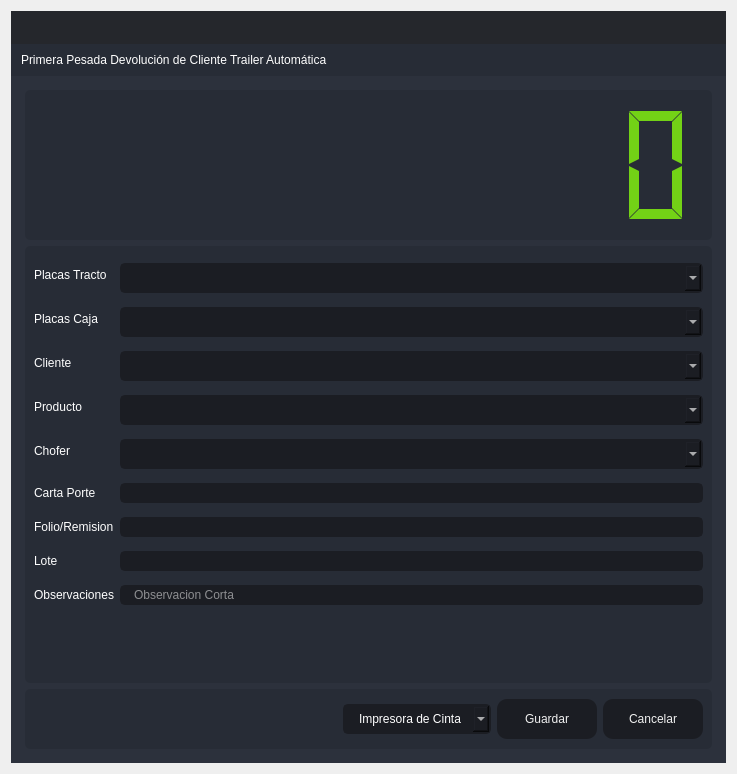
<?xml version="1.0" encoding="UTF-8"?>
<ui version="4.0">
 <class>PrimeraPTA</class>
 <widget class="QDialog" name="PrimeraPTA">
  <property name="windowModality">
   <enum>Qt::ApplicationModal</enum>
  </property>
  <property name="geometry">
   <rect>
    <x>0</x>
    <y>0</y>
    <width>737</width>
    <height>774</height>
   </rect>
  </property>
  <property name="minimumSize">
   <size>
    <width>737</width>
    <height>774</height>
   </size>
  </property>
  <property name="maximumSize">
   <size>
    <width>737</width>
    <height>774</height>
   </size>
  </property>
  <property name="windowTitle">
   <string>Primera Pesada Devolución de Cliente Trailer Automática</string>
  </property>
  <layout class="QVBoxLayout" name="verticalLayout_6">
   <item>
    <widget class="QFrame" name="frame_main">
     <property name="styleSheet">
      <string notr="true">/* LINE EDIT */
QLineEdit {
	background-color: rgb(27, 29, 35);
	border-radius: 5px;
	border: 2px solid rgb(27, 29, 35);
	padding-left: 10px;
}
QLineEdit:hover {
	border: 2px solid rgb(64, 71, 88);
}
QLineEdit:focus {
	border: 2px solid rgb(91, 101, 124);
}

/* SCROLL BARS */
QScrollBar:horizontal {
    border: none;
    background: rgb(52, 59, 72);
    height: 14px;
    margin: 0px 21px 0 21px;
	border-radius: 0px;
}
QScrollBar::handle:horizontal {
    background: rgb(85, 170, 255);
    min-width: 25px;
	border-radius: 7px
}
QScrollBar::add-line:horizontal {
    border: none;
    background: rgb(55, 63, 77);
    width: 20px;
	border-top-right-radius: 7px;
    border-bottom-right-radius: 7px;
    subcontrol-position: right;
    subcontrol-origin: margin;
}
QScrollBar::sub-line:horizontal {
    border: none;
    background: rgb(55, 63, 77);
    width: 20px;
	border-top-left-radius: 7px;
    border-bottom-left-radius: 7px;
    subcontrol-position: left;
    subcontrol-origin: margin;
}
QScrollBar::up-arrow:horizontal, QScrollBar::down-arrow:horizontal
{
     background: none;
}
QScrollBar::add-page:horizontal, QScrollBar::sub-page:horizontal
{
     background: none;
}
 QScrollBar:vertical {
	border: none;
    background: rgb(52, 59, 72);
    width: 14px;
    margin: 21px 0 21px 0;
	border-radius: 0px;
 }
 QScrollBar::handle:vertical {	
	background: rgb(85, 170, 255);
    min-height: 25px;
	border-radius: 7px
 }
 QScrollBar::add-line:vertical {
     border: none;
    background: rgb(55, 63, 77);
     height: 20px;
	border-bottom-left-radius: 7px;
    border-bottom-right-radius: 7px;
     subcontrol-position: bottom;
     subcontrol-origin: margin;
 }
 QScrollBar::sub-line:vertical {
	border: none;
    background: rgb(55, 63, 77);
     height: 20px;
	border-top-left-radius: 7px;
    border-top-right-radius: 7px;
     subcontrol-position: top;
     subcontrol-origin: margin;
 }
 QScrollBar::up-arrow:vertical, QScrollBar::down-arrow:vertical {
     background: none;
 }

 QScrollBar::add-page:vertical, QScrollBar::sub-page:vertical {
     background: none;
 }

/* CHECKBOX */
QCheckBox::indicator {
    border: 3px solid rgb(52, 59, 72);
	width: 15px;
	height: 15px;
	border-radius: 10px;
    background: rgb(44, 49, 60);
}
QCheckBox::indicator:hover {
    border: 3px solid rgb(58, 66, 81);
}
QCheckBox::indicator:checked {
    background: 3px solid rgb(52, 59, 72);
	border: 3px solid rgb(52, 59, 72);	
	background-image: url(:/16x16/icons/16x16/cil-check-alt.png);
}

/* RADIO BUTTON */
QRadioButton::indicator {
    border: 3px solid rgb(52, 59, 72);
	width: 15px;
	height: 15px;
	border-radius: 10px;
    background: rgb(44, 49, 60);
}
QRadioButton::indicator:hover {
    border: 3px solid rgb(58, 66, 81);
}
QRadioButton::indicator:checked {
    background: 3px solid rgb(94, 106, 130);
	border: 3px solid rgb(52, 59, 72);	
}

/* COMBOBOX */
QComboBox{
	background-color: rgb(27, 29, 35);
	border-radius: 5px;
	border: 2px solid rgb(27, 29, 35);
	padding: 5px;
	padding-left: 10px;
}
QComboBox:hover{
	border: 2px solid rgb(64, 71, 88);
}
QComboBox::drop-down {
	subcontrol-origin: padding;
	subcontrol-position: top right;
	width: 25px; 
	border-left-width: 3px;
	border-left-color: rgba(39, 44, 54, 150);
	border-left-style: solid;
	border-top-right-radius: 3px;
	border-bottom-right-radius: 3px;	
	background-image: url(:/16x16/icons/16x16/cil-arrow-bottom.png);
	background-position: center;
	background-repeat: no-reperat;
 }
QComboBox QAbstractItemView {
	color: rgb(85, 170, 255);	
	background-color: rgb(27, 29, 35);
	padding: 10px;
	selection-background-color: rgb(39, 44, 54);
}

/* SLIDERS */
QSlider::groove:horizontal {
    border-radius: 9px;
    height: 18px;
	margin: 0px;
	background-color: rgb(52, 59, 72);
}
QSlider::groove:horizontal:hover {
	background-color: rgb(55, 62, 76);
}
QSlider::handle:horizontal {
    background-color: rgb(85, 170, 255);
    border: none;
    height: 18px;
    width: 18px;
    margin: 0px;
	border-radius: 9px;
}
QSlider::handle:horizontal:hover {
    background-color: rgb(105, 180, 255);
}
QSlider::handle:horizontal:pressed {
    background-color: rgb(65, 130, 195);
}

QSlider::groove:vertical {
    border-radius: 9px;
    width: 18px;
    margin: 0px;
	background-color: rgb(52, 59, 72);
}
QSlider::groove:vertical:hover {
	background-color: rgb(55, 62, 76);
}
QSlider::handle:vertical {
    background-color: rgb(85, 170, 255);
	border: none;
    height: 18px;
    width: 18px;
    margin: 0px;
	border-radius: 9px;
}
QSlider::handle:vertical:hover {
    background-color: rgb(105, 180, 255);
}
QSlider::handle:vertical:pressed {
    background-color: rgb(65, 130, 195);
}

</string>
     </property>
     <property name="frameShape">
      <enum>QFrame::NoFrame</enum>
     </property>
     <property name="frameShadow">
      <enum>QFrame::Raised</enum>
     </property>
     <layout class="QVBoxLayout" name="verticalLayout">
      <property name="spacing">
       <number>0</number>
      </property>
      <property name="leftMargin">
       <number>0</number>
      </property>
      <property name="topMargin">
       <number>0</number>
      </property>
      <property name="rightMargin">
       <number>0</number>
      </property>
      <property name="bottomMargin">
       <number>0</number>
      </property>
      <item>
       <widget class="QFrame" name="frame_top">
        <property name="minimumSize">
         <size>
          <width>0</width>
          <height>65</height>
         </size>
        </property>
        <property name="maximumSize">
         <size>
          <width>16777215</width>
          <height>65</height>
         </size>
        </property>
        <property name="styleSheet">
         <string notr="true">background-color: transparent;</string>
        </property>
        <property name="frameShape">
         <enum>QFrame::NoFrame</enum>
        </property>
        <property name="frameShadow">
         <enum>QFrame::Raised</enum>
        </property>
        <layout class="QHBoxLayout" name="horizontalLayout_3">
         <property name="spacing">
          <number>0</number>
         </property>
         <property name="leftMargin">
          <number>0</number>
         </property>
         <property name="topMargin">
          <number>0</number>
         </property>
         <property name="rightMargin">
          <number>0</number>
         </property>
         <property name="bottomMargin">
          <number>0</number>
         </property>
         <item>
          <widget class="QFrame" name="frame_toggle">
           <property name="maximumSize">
            <size>
             <width>70</width>
             <height>16777215</height>
            </size>
           </property>
           <property name="styleSheet">
            <string notr="true">background-color: rgb(27, 29, 35);</string>
           </property>
           <property name="frameShape">
            <enum>QFrame::NoFrame</enum>
           </property>
           <property name="frameShadow">
            <enum>QFrame::Raised</enum>
           </property>
           <layout class="QVBoxLayout" name="verticalLayout_3">
            <property name="spacing">
             <number>0</number>
            </property>
            <property name="leftMargin">
             <number>0</number>
            </property>
            <property name="topMargin">
             <number>0</number>
            </property>
            <property name="rightMargin">
             <number>0</number>
            </property>
            <property name="bottomMargin">
             <number>0</number>
            </property>
           </layout>
          </widget>
         </item>
         <item>
          <widget class="QFrame" name="frame_top_right">
           <property name="styleSheet">
            <string notr="true">background: transparent;</string>
           </property>
           <property name="frameShape">
            <enum>QFrame::NoFrame</enum>
           </property>
           <property name="frameShadow">
            <enum>QFrame::Raised</enum>
           </property>
           <layout class="QVBoxLayout" name="verticalLayout_2">
            <property name="spacing">
             <number>0</number>
            </property>
            <property name="leftMargin">
             <number>0</number>
            </property>
            <property name="topMargin">
             <number>0</number>
            </property>
            <property name="rightMargin">
             <number>0</number>
            </property>
            <property name="bottomMargin">
             <number>0</number>
            </property>
            <item>
             <widget class="QFrame" name="frame_top_btns">
              <property name="maximumSize">
               <size>
                <width>16777215</width>
                <height>42</height>
               </size>
              </property>
              <property name="styleSheet">
               <string notr="true">background-color: rgba(27, 29, 35, 200)</string>
              </property>
              <property name="frameShape">
               <enum>QFrame::NoFrame</enum>
              </property>
              <property name="frameShadow">
               <enum>QFrame::Raised</enum>
              </property>
              <layout class="QHBoxLayout" name="horizontalLayout_4">
               <property name="spacing">
                <number>0</number>
               </property>
               <property name="leftMargin">
                <number>0</number>
               </property>
               <property name="topMargin">
                <number>0</number>
               </property>
               <property name="rightMargin">
                <number>0</number>
               </property>
               <property name="bottomMargin">
                <number>0</number>
               </property>
               <item>
                <widget class="QFrame" name="frame_label_top_btns">
                 <property name="sizePolicy">
                  <sizepolicy hsizetype="Expanding" vsizetype="Preferred">
                   <horstretch>0</horstretch>
                   <verstretch>0</verstretch>
                  </sizepolicy>
                 </property>
                 <property name="frameShape">
                  <enum>QFrame::NoFrame</enum>
                 </property>
                 <property name="frameShadow">
                  <enum>QFrame::Raised</enum>
                 </property>
                 <layout class="QHBoxLayout" name="horizontalLayout_10">
                  <property name="spacing">
                   <number>0</number>
                  </property>
                  <property name="leftMargin">
                   <number>5</number>
                  </property>
                  <property name="topMargin">
                   <number>0</number>
                  </property>
                  <property name="rightMargin">
                   <number>10</number>
                  </property>
                  <property name="bottomMargin">
                   <number>0</number>
                  </property>
                 </layout>
                </widget>
               </item>
               <item alignment="Qt::AlignRight">
                <widget class="QFrame" name="frame_btns_right">
                 <property name="sizePolicy">
                  <sizepolicy hsizetype="Expanding" vsizetype="Preferred">
                   <horstretch>0</horstretch>
                   <verstretch>0</verstretch>
                  </sizepolicy>
                 </property>
                 <property name="maximumSize">
                  <size>
                   <width>120</width>
                   <height>16777215</height>
                  </size>
                 </property>
                 <property name="frameShape">
                  <enum>QFrame::NoFrame</enum>
                 </property>
                 <property name="frameShadow">
                  <enum>QFrame::Raised</enum>
                 </property>
                 <layout class="QHBoxLayout" name="horizontalLayout_5">
                  <property name="spacing">
                   <number>0</number>
                  </property>
                  <property name="leftMargin">
                   <number>0</number>
                  </property>
                  <property name="topMargin">
                   <number>0</number>
                  </property>
                  <property name="rightMargin">
                   <number>0</number>
                  </property>
                  <property name="bottomMargin">
                   <number>0</number>
                  </property>
                 </layout>
                </widget>
               </item>
              </layout>
             </widget>
            </item>
            <item>
             <widget class="QFrame" name="frame_top_info">
              <property name="maximumSize">
               <size>
                <width>16777215</width>
                <height>65</height>
               </size>
              </property>
              <property name="styleSheet">
               <string notr="true">background-color: rgb(39, 44, 54);</string>
              </property>
              <property name="frameShape">
               <enum>QFrame::NoFrame</enum>
              </property>
              <property name="frameShadow">
               <enum>QFrame::Raised</enum>
              </property>
              <layout class="QHBoxLayout" name="horizontalLayout_8">
               <property name="spacing">
                <number>0</number>
               </property>
               <property name="leftMargin">
                <number>10</number>
               </property>
               <property name="topMargin">
                <number>0</number>
               </property>
               <property name="rightMargin">
                <number>10</number>
               </property>
               <property name="bottomMargin">
                <number>0</number>
               </property>
               <item>
                <widget class="QLabel" name="label">
                 <property name="styleSheet">
                  <string notr="true">font: 75 16pt &quot;MS Shell Dlg 2&quot;;
color: rgb(255, 255, 255);</string>
                 </property>
                 <property name="text">
                  <string>Primera Pesada Devolución de Cliente Trailer Automática</string>
                 </property>
                </widget>
               </item>
              </layout>
             </widget>
            </item>
           </layout>
          </widget>
         </item>
        </layout>
       </widget>
      </item>
      <item>
       <widget class="QFrame" name="frame_center">
        <property name="sizePolicy">
         <sizepolicy hsizetype="Expanding" vsizetype="Expanding">
          <horstretch>0</horstretch>
          <verstretch>0</verstretch>
         </sizepolicy>
        </property>
        <property name="styleSheet">
         <string notr="true">background-color: rgb(40, 44, 52);</string>
        </property>
        <property name="frameShape">
         <enum>QFrame::NoFrame</enum>
        </property>
        <property name="frameShadow">
         <enum>QFrame::Raised</enum>
        </property>
        <layout class="QHBoxLayout" name="horizontalLayout_2">
         <property name="spacing">
          <number>0</number>
         </property>
         <property name="leftMargin">
          <number>0</number>
         </property>
         <property name="topMargin">
          <number>0</number>
         </property>
         <property name="rightMargin">
          <number>0</number>
         </property>
         <property name="bottomMargin">
          <number>0</number>
         </property>
         <item>
          <widget class="QFrame" name="frame_content_right">
           <property name="styleSheet">
            <string notr="true">background-color: rgb(44, 49, 60);</string>
           </property>
           <property name="frameShape">
            <enum>QFrame::NoFrame</enum>
           </property>
           <property name="frameShadow">
            <enum>QFrame::Raised</enum>
           </property>
           <layout class="QVBoxLayout" name="verticalLayout_4">
            <property name="spacing">
             <number>0</number>
            </property>
            <property name="leftMargin">
             <number>0</number>
            </property>
            <property name="topMargin">
             <number>0</number>
            </property>
            <property name="rightMargin">
             <number>0</number>
            </property>
            <property name="bottomMargin">
             <number>0</number>
            </property>
            <item>
             <widget class="QFrame" name="frame_content">
              <property name="frameShape">
               <enum>QFrame::NoFrame</enum>
              </property>
              <property name="frameShadow">
               <enum>QFrame::Raised</enum>
              </property>
              <layout class="QVBoxLayout" name="verticalLayout_9">
               <property name="spacing">
                <number>0</number>
               </property>
               <property name="leftMargin">
                <number>5</number>
               </property>
               <property name="topMargin">
                <number>5</number>
               </property>
               <property name="rightMargin">
                <number>5</number>
               </property>
               <property name="bottomMargin">
                <number>5</number>
               </property>
               <item>
                <widget class="QStackedWidget" name="stackedWidget">
                 <property name="styleSheet">
                  <string notr="true">background: transparent;</string>
                 </property>
                 <property name="currentIndex">
                  <number>0</number>
                 </property>
                 <widget class="QWidget" name="page_home">
                  <layout class="QVBoxLayout" name="verticalLayout_10">
                   <item>
                    <widget class="QFrame" name="frame_3">
                     <property name="minimumSize">
                      <size>
                       <width>0</width>
                       <height>150</height>
                      </size>
                     </property>
                     <property name="maximumSize">
                      <size>
                       <width>16777215</width>
                       <height>150</height>
                      </size>
                     </property>
                     <property name="styleSheet">
                      <string notr="true">background-color: rgb(39, 44, 54);
border-radius: 5px;</string>
                     </property>
                     <property name="frameShape">
                      <enum>QFrame::StyledPanel</enum>
                     </property>
                     <property name="frameShadow">
                      <enum>QFrame::Raised</enum>
                     </property>
                     <layout class="QVBoxLayout" name="verticalLayout_11">
                      <item>
                       <layout class="QVBoxLayout" name="verticalLayout_8">
                        <item>
                         <widget class="QLCDNumber" name="lcdNumber_7">
                          <property name="styleSheet">
                           <string notr="true">color:rgb(115, 210, 22)</string>
                          </property>
                          <property name="digitCount">
                           <number>10</number>
                          </property>
                          <property name="segmentStyle">
                           <enum>QLCDNumber::Flat</enum>
                          </property>
                          <property name="value" stdset="0">
                           <double>0.000000000000000</double>
                          </property>
                         </widget>
                        </item>
                       </layout>
                      </item>
                     </layout>
                    </widget>
                   </item>
                   <item>
                    <widget class="QFrame" name="frame">
                     <property name="styleSheet">
                      <string notr="true">background-color: rgb(39, 44, 54);
border-radius: 5px;</string>
                     </property>
                     <property name="frameShape">
                      <enum>QFrame::StyledPanel</enum>
                     </property>
                     <property name="frameShadow">
                      <enum>QFrame::Raised</enum>
                     </property>
                     <layout class="QVBoxLayout" name="verticalLayout_5">
                      <item>
                       <layout class="QVBoxLayout" name="verticalLayout_12">
                        <item>
                         <layout class="QFormLayout" name="formLayout">
                          <item row="0" column="0">
                           <widget class="QLabel" name="label_2">
                            <property name="styleSheet">
                             <string notr="true">color: rgb(255, 255, 255);
font: 75 12pt &quot;MS Shell Dlg 2&quot;;</string>
                            </property>
                            <property name="text">
                             <string>Placas Tracto</string>
                            </property>
                           </widget>
                          </item>
                          <item row="0" column="1">
                           <widget class="QComboBox" name="comboBox_placas">
                            <property name="styleSheet">
                             <string notr="true">QComboBox{
	background-color: rgb(27, 29, 35);
	border-radius: 5px;
	border: 2px solid rgb(27, 29, 35);
	padding: 5px;
	padding-left: 14px;
	color: rgb(255, 255, 255);
    font: 75 12pt &quot;MS Shell Dlg 2&quot;;
}
QComboBox:hover{
	border: 2px solid rgb(64, 71, 88);
}
QComboBox QAbstractItemView {
	color: rgb(85, 170, 255);	
	background-color: rgb(27, 29, 35);
	padding: 10px;
	selection-background-color: rgb(39, 44, 54);
}</string>
                            </property>
                           </widget>
                          </item>
                          <item row="1" column="0">
                           <widget class="QLabel" name="label_9">
                            <property name="styleSheet">
                             <string notr="true">color: rgb(255, 255, 255);
font: 75 12pt &quot;MS Shell Dlg 2&quot;;</string>
                            </property>
                            <property name="text">
                             <string>Placas Caja</string>
                            </property>
                           </widget>
                          </item>
                          <item row="1" column="1">
                           <widget class="QComboBox" name="comboBox_PlacasCaja">
                            <property name="styleSheet">
                             <string notr="true">QComboBox{
	background-color: rgb(27, 29, 35);
	border-radius: 5px;
	border: 2px solid rgb(27, 29, 35);
	padding: 5px;
	padding-left: 14px;
	color: rgb(255, 255, 255);
    font: 75 12pt &quot;MS Shell Dlg 2&quot;;
}
QComboBox:hover{
	border: 2px solid rgb(64, 71, 88);
}
QComboBox QAbstractItemView {
	color: rgb(85, 170, 255);	
	background-color: rgb(27, 29, 35);
	padding: 10px;
	selection-background-color: rgb(39, 44, 54);
}</string>
                            </property>
                           </widget>
                          </item>
                          <item row="2" column="0">
                           <widget class="QLabel" name="label_3">
                            <property name="styleSheet">
                             <string notr="true">color: rgb(255, 255, 255);
font: 75 12pt &quot;MS Shell Dlg 2&quot;;</string>
                            </property>
                            <property name="text">
                             <string>Cliente</string>
                            </property>
                           </widget>
                          </item>
                          <item row="2" column="1">
                           <widget class="QComboBox" name="comboBox_cliente">
                            <property name="styleSheet">
                             <string notr="true">QComboBox{
	background-color: rgb(27, 29, 35);
	border-radius: 5px;
	border: 2px solid rgb(27, 29, 35);
	padding: 5px;
	padding-left: 14px;
	color: rgb(255, 255, 255);
    font: 75 12pt &quot;MS Shell Dlg 2&quot;;
}
QComboBox:hover{
	border: 2px solid rgb(64, 71, 88);
}
QComboBox QAbstractItemView {
	color: rgb(85, 170, 255);	
	background-color: rgb(27, 29, 35);
	padding: 10px;
	selection-background-color: rgb(39, 44, 54);
}</string>
                            </property>
                           </widget>
                          </item>
                          <item row="3" column="0">
                           <widget class="QLabel" name="label_5">
                            <property name="styleSheet">
                             <string notr="true">color: rgb(255, 255, 255);
font: 75 12pt &quot;MS Shell Dlg 2&quot;;</string>
                            </property>
                            <property name="text">
                             <string>Producto</string>
                            </property>
                           </widget>
                          </item>
                          <item row="3" column="1">
                           <widget class="QComboBox" name="comboBox_productos">
                            <property name="styleSheet">
                             <string notr="true">QComboBox{
	background-color: rgb(27, 29, 35);
	border-radius: 5px;
	border: 2px solid rgb(27, 29, 35);
	padding: 5px;
	padding-left: 14px;
	color: rgb(255, 255, 255);
    font: 75 12pt &quot;MS Shell Dlg 2&quot;;
}
QComboBox:hover{
	border: 2px solid rgb(64, 71, 88);
}
QComboBox QAbstractItemView {
	color: rgb(85, 170, 255);	
	background-color: rgb(27, 29, 35);
	padding: 10px;
	selection-background-color: rgb(39, 44, 54);
}</string>
                            </property>
                           </widget>
                          </item>
                          <item row="4" column="0">
                           <widget class="QLabel" name="label_6">
                            <property name="styleSheet">
                             <string notr="true">color: rgb(255, 255, 255);
font: 75 12pt &quot;MS Shell Dlg 2&quot;;</string>
                            </property>
                            <property name="text">
                             <string>Chofer</string>
                            </property>
                           </widget>
                          </item>
                          <item row="4" column="1">
                           <widget class="QComboBox" name="comboBox_operador">
                            <property name="styleSheet">
                             <string notr="true">QComboBox{
	background-color: rgb(27, 29, 35);
	border-radius: 5px;
	border: 2px solid rgb(27, 29, 35);
	padding: 5px;
	padding-left: 14px;
	color: rgb(255, 255, 255);
    font: 75 12pt &quot;MS Shell Dlg 2&quot;;
}
QComboBox:hover{
	border: 2px solid rgb(64, 71, 88);
}
QComboBox QAbstractItemView {
	color: rgb(85, 170, 255);	
	background-color: rgb(27, 29, 35);
	padding: 10px;
	selection-background-color: rgb(39, 44, 54);
}</string>
                            </property>
                           </widget>
                          </item>
                          <item row="8" column="0">
                           <widget class="QLabel" name="label_7">
                            <property name="styleSheet">
                             <string notr="true">color: rgb(255, 255, 255);
font: 75 12pt &quot;MS Shell Dlg 2&quot;;</string>
                            </property>
                            <property name="text">
                             <string>Observaciones</string>
                            </property>
                           </widget>
                          </item>
                          <item row="9" column="0">
                           <widget class="Line" name="line">
                            <property name="orientation">
                             <enum>Qt::Horizontal</enum>
                            </property>
                           </widget>
                          </item>
                          <item row="9" column="1">
                           <spacer name="verticalSpacer">
                            <property name="orientation">
                             <enum>Qt::Vertical</enum>
                            </property>
                            <property name="sizeHint" stdset="0">
                             <size>
                              <width>20</width>
                              <height>40</height>
                             </size>
                            </property>
                           </spacer>
                          </item>
                          <item row="5" column="0">
                           <widget class="QLabel" name="label_4">
                            <property name="styleSheet">
                             <string notr="true">color: rgb(255, 255, 255);
font: 75 12pt &quot;MS Shell Dlg 2&quot;;</string>
                            </property>
                            <property name="text">
                             <string>Carta Porte</string>
                            </property>
                           </widget>
                          </item>
                          <item row="6" column="0">
                           <widget class="QLabel" name="label_8">
                            <property name="styleSheet">
                             <string notr="true">color: rgb(255, 255, 255);
font: 75 12pt &quot;MS Shell Dlg 2&quot;;</string>
                            </property>
                            <property name="text">
                             <string>Folio/Remision</string>
                            </property>
                           </widget>
                          </item>
                          <item row="7" column="0">
                           <widget class="QLabel" name="label_10">
                            <property name="styleSheet">
                             <string notr="true">color: rgb(255, 255, 255);
font: 75 12pt &quot;MS Shell Dlg 2&quot;;</string>
                            </property>
                            <property name="text">
                             <string>Lote</string>
                            </property>
                           </widget>
                          </item>
                          <item row="6" column="1">
                           <widget class="QLineEdit" name="folio">
                            <property name="styleSheet">
                             <string notr="true">QLineEdit {
	background-color: rgb(27, 29, 35);
	border-radius: 5px;
	border: 2px solid rgb(27, 29, 35);
	padding-left: 10px;
	font: 75 12pt &quot;MS Shell Dlg 2&quot;;
	color: rgb(255, 255, 255);
}
QLineEdit:hover {
	border: 2px solid rgb(64, 71, 88);
}
QLineEdit:focus {
	border: 2px solid rgb(91, 101, 124);
}</string>
                            </property>
                           </widget>
                          </item>
                          <item row="7" column="1">
                           <widget class="QLineEdit" name="lote">
                            <property name="styleSheet">
                             <string notr="true">QLineEdit {
	background-color: rgb(27, 29, 35);
	border-radius: 5px;
	border: 2px solid rgb(27, 29, 35);
	padding-left: 10px;
	font: 75 12pt &quot;MS Shell Dlg 2&quot;;
	color: rgb(255, 255, 255);
}
QLineEdit:hover {
	border: 2px solid rgb(64, 71, 88);
}
QLineEdit:focus {
	border: 2px solid rgb(91, 101, 124);
}</string>
                            </property>
                           </widget>
                          </item>
                          <item row="5" column="1">
                           <widget class="QLineEdit" name="cartaporte">
                            <property name="styleSheet">
                             <string notr="true">QLineEdit {
	background-color: rgb(27, 29, 35);
	border-radius: 5px;
	border: 2px solid rgb(27, 29, 35);
	padding-left: 10px;
	font: 75 12pt &quot;MS Shell Dlg 2&quot;;
	color: rgb(255, 255, 255);
}
QLineEdit:hover {
	border: 2px solid rgb(64, 71, 88);
}
QLineEdit:focus {
	border: 2px solid rgb(91, 101, 124);
}</string>
                            </property>
                           </widget>
                          </item>
                          <item row="8" column="1">
                           <widget class="QLineEdit" name="observaciones">
                            <property name="styleSheet">
                             <string notr="true">QLineEdit {
	background-color: rgb(27, 29, 35);
	border-radius: 5px;
	border: 2px solid rgb(27, 29, 35);
	padding-left: 10px;
	font: 75 12pt &quot;MS Shell Dlg 2&quot;;
	color: rgb(255, 255, 255);
}
QLineEdit:hover {
	border: 2px solid rgb(64, 71, 88);
}
QLineEdit:focus {
	border: 2px solid rgb(91, 101, 124);
}</string>
                            </property>
                            <property name="maxLength">
                             <number>125</number>
                            </property>
                            <property name="placeholderText">
                             <string>Observacion Corta</string>
                            </property>
                           </widget>
                          </item>
                         </layout>
                        </item>
                       </layout>
                      </item>
                     </layout>
                    </widget>
                   </item>
                   <item>
                    <widget class="QFrame" name="frame_2">
                     <property name="minimumSize">
                      <size>
                       <width>0</width>
                       <height>60</height>
                      </size>
                     </property>
                     <property name="maximumSize">
                      <size>
                       <width>16777215</width>
                       <height>60</height>
                      </size>
                     </property>
                     <property name="styleSheet">
                      <string notr="true">background-color: rgb(39, 44, 54);
border-radius: 5px;</string>
                     </property>
                     <property name="frameShape">
                      <enum>QFrame::StyledPanel</enum>
                     </property>
                     <property name="frameShadow">
                      <enum>QFrame::Raised</enum>
                     </property>
                     <layout class="QHBoxLayout" name="horizontalLayout_9">
                      <item>
                       <layout class="QGridLayout" name="gridLayout">
                        <item row="0" column="0">
                         <spacer name="horizontalSpacer">
                          <property name="orientation">
                           <enum>Qt::Horizontal</enum>
                          </property>
                          <property name="sizeHint" stdset="0">
                           <size>
                            <width>40</width>
                            <height>20</height>
                           </size>
                          </property>
                         </spacer>
                        </item>
                        <item row="0" column="2">
                         <widget class="QPushButton" name="btn_guardar">
                          <property name="minimumSize">
                           <size>
                            <width>100</width>
                            <height>40</height>
                           </size>
                          </property>
                          <property name="styleSheet">
                           <string notr="true">QPushButton {
	border-color: rgb(27, 29, 35);
	font: 75 10pt &quot;MS Shell Dlg 2&quot;;
	color: rgb(240, 240, 240);
	background-color: rgb(27, 29, 35);
	border: 0px solid;
	border-radius: 10px;	
}
QPushButton:hover {
	background-color:rgb(44, 49, 60);
	border-color: rgb(27, 29, 35);
	border: 2px solid;
}</string>
                          </property>
                          <property name="text">
                           <string>Guardar</string>
                          </property>
                         </widget>
                        </item>
                        <item row="0" column="3">
                         <widget class="QPushButton" name="btnr">
                          <property name="minimumSize">
                           <size>
                            <width>100</width>
                            <height>40</height>
                           </size>
                          </property>
                          <property name="styleSheet">
                           <string notr="true">QPushButton {
	border-color: rgb(27, 29, 35);
	font: 75 10pt &quot;MS Shell Dlg 2&quot;;
	color: rgb(240, 240, 240);
	background-color: rgb(27, 29, 35);
	border: 0px solid;
	border-radius: 10px;	
}
QPushButton:hover {
	background-color:rgb(44, 49, 60);
	border-color: rgb(27, 29, 35);
	border: 2px solid;
}</string>
                          </property>
                          <property name="text">
                           <string>Cancelar</string>
                          </property>
                         </widget>
                        </item>
                        <item row="0" column="1">
                         <widget class="QComboBox" name="comboBox_impresora">
                          <property name="styleSheet">
                           <string notr="true">QComboBox{
	background-color: rgb(27, 29, 35);
	border-radius: 5px;
	border: 2px solid rgb(27, 29, 35);
	padding: 5px;
	padding-left: 14px;
	color: rgb(255, 255, 255);
    font: 75 12pt &quot;MS Shell Dlg 2&quot;;
}
QComboBox:hover{
	border: 2px solid rgb(64, 71, 88);
}
QComboBox QAbstractItemView {
	color: rgb(85, 170, 255);	
	background-color: rgb(27, 29, 35);
	padding: 10px;
	selection-background-color: rgb(39, 44, 54);
}</string>
                          </property>
                          <item>
                           <property name="text">
                            <string>Impresora de Cinta</string>
                           </property>
                          </item>
                          <item>
                           <property name="text">
                            <string>Impresora Windows</string>
                           </property>
                          </item>
                         </widget>
                        </item>
                       </layout>
                      </item>
                     </layout>
                    </widget>
                   </item>
                  </layout>
                 </widget>
                </widget>
               </item>
              </layout>
             </widget>
            </item>
           </layout>
          </widget>
         </item>
        </layout>
       </widget>
      </item>
     </layout>
    </widget>
   </item>
  </layout>
 </widget>
 <tabstops>
  <tabstop>comboBox_placas</tabstop>
  <tabstop>comboBox_PlacasCaja</tabstop>
  <tabstop>comboBox_cliente</tabstop>
  <tabstop>comboBox_productos</tabstop>
  <tabstop>comboBox_operador</tabstop>
  <tabstop>cartaporte</tabstop>
  <tabstop>folio</tabstop>
  <tabstop>lote</tabstop>
  <tabstop>observaciones</tabstop>
  <tabstop>btn_guardar</tabstop>
  <tabstop>btnr</tabstop>
 </tabstops>
 <resources/>
 <connections/>
</ui>
